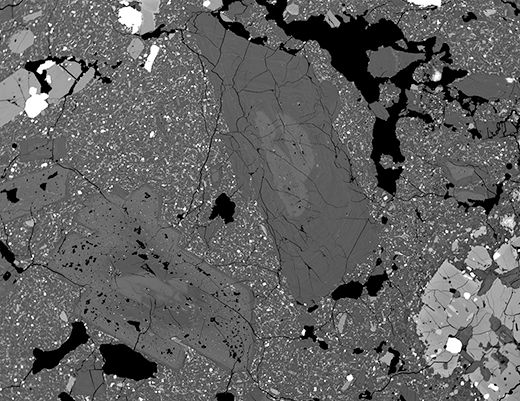
#> input picture ImageProcessing/data/1947-1_plg6.small.png, 520 x 401 px, found by its file name
$ python canny_tutorial.py   (older library calls are emulated)
#> lines starting #> are read from the running program, lines starting #| are printed output that depends on the picture; after the words box and inside, x2 and y2 are one past the last pixel; in counts of white or black regions, pixels touching at a corner belong together
import cv2
import numpy as np
from matplotlib import pyplot as plt
import copy
from skimage import io, img_as_ubyte

def thresholding(image, lower_val, upper_val):
    '''
    Do thresholding to extract pixels within range.
    Do image enhancement with closing, dilation and erosion

    TODO: add closing, dilation and erosion kernel size and iterations num

    :param image: grayscale 3-channel image
    :param lower_val: lower threshold value
    :param upper_val: upper threshold value
    :return: binary image (single channel)
    '''
    img_copy = copy.copy(image)[:, :, 0]
    #img_copy = copy.copy(image)
    lower_mask = img_copy < lower_val
    img_copy[lower_mask] = 0

    upper_mask = img_copy > upper_val
    img_copy[upper_mask] = 0

    # change to single channel
    unit8_img = img_as_ubyte(img_copy)

    ret, thresh = cv2.threshold(unit8_img, 0, 255, cv2.THRESH_BINARY + cv2.THRESH_OTSU)

    # remove the inner holes
    closing = cv2.morphologyEx(thresh, cv2.MORPH_CLOSE,
                               kernel=np.ones((2, 2), np.uint8))

    dilation = cv2.dilate(thresh, kernel=np.ones((2, 2), np.uint8), iterations=1)


    erosion = cv2.erode(dilation, kernel=np.ones((2, 2), np.uint8), iterations=1)

    return erosion

def disp_side_by_side(image1, image2, label1, label2):
    titles = [label1, label2]
    images = [image1, image2]
    for i in range(2):
        plt.subplot(1, 2, i+1), plt.imshow(images[i], cmap = 'gray')
        plt.title(titles[i])
        plt.xticks([ ]), plt.yticks([])
    plt.show()
def connectedComponent(binary_image, connectivity):
    #img_grey = cv2.cvtColor(binary_image, cv2.COLOR_BGR2GRAY)

    #ret, thresh = cv2.threshold(img_grey, 0, 255, cv2.THRESH_BINARY+cv2.THRESH_OTSU)
    unit8_img = img_as_ubyte(binary_image)
    ret, thresh = cv2.threshold(unit8_img, 0, 255, cv2.THRESH_BINARY+cv2.THRESH_OTSU)
    # Perform operation
    output = cv2.connectedComponentsWithStats(thresh, connectivity, cv2.CV_32S)
    # Get the results
    num_labels = output[0]

    labels = output[1]
    # stat matrix
    stats = output[2]
    # centroid matrix
    centroids = output[3]

    fg_area=stats[1:,4]
    max_fg_area_index=np.argmax(fg_area)
    max_area_coordinate=stats[max_fg_area_index+1, 0:4]
    max_fg_area = stats[max_fg_area_index+1, 4]
    max_area_centroid = centroids[max_fg_area_index+1]

    max_area_img = np.zeros(unit8_img.shape)
    max_area_img[labels==(max_fg_area_index+1)] = 255

    return np.uint8(max_area_img)

# img = cv2.imread('/home/long/opencv/samples/data/lena.jpg',0)
img = cv2.imread('/home/long/PycharmProjects/EOS/ImageProcessing/data/1947-1_plg6.small.png')
#> img is the input picture: shape (401, 520, 3); mean B, G, R 97.2, 97.2, 97.2
img_1D = img[:, :, 0]
laplacian = cv2.Laplacian(img_1D,cv2.CV_64F)
laplacian_abs = np.absolute(laplacian)
laplacian_8U = np.uint8(laplacian_abs)
plt.imshow(laplacian_8U)
plt.show()
sobelx = cv2.Sobel(img_1D,cv2.CV_64F,1,0,ksize=5)
sobelx_8U = np.uint8(np.absolute(sobelx))
plt.imshow(sobelx_8U)
plt.show()
sobely = cv2.Sobel(img_1D,cv2.CV_64F,0,1,ksize=5)
sobely_8U = np.uint8(np.absolute(sobely))
gradmag = np.uint8(np.sqrt(sobelx_8U*sobelx_8U + sobely_8U*sobely_8U))
plt.subplot(2,2,1),plt.imshow(gradmag,cmap = 'gray')
plt.title('Gradient'), plt.xticks([]), plt.yticks([])
plt.subplot(2,2,2),plt.imshow(laplacian_8U,cmap = 'gray')
plt.title('Laplacian'), plt.xticks([]), plt.yticks([])
plt.subplot(2,2,3),plt.imshow(sobelx_8U,cmap = 'gray')
plt.title('Sobel X'), plt.xticks([]), plt.yticks([])
plt.subplot(2,2,4),plt.imshow(sobely_8U,cmap = 'gray')
plt.title('Sobel Y'), plt.xticks([]), plt.yticks([])
plt.show()

laplacian_1D = np.uint8(laplacian_8U)
ret, laplacian_thresh = cv2.threshold(laplacian_1D, 0, 255, cv2.THRESH_BINARY_INV + cv2.THRESH_OTSU)
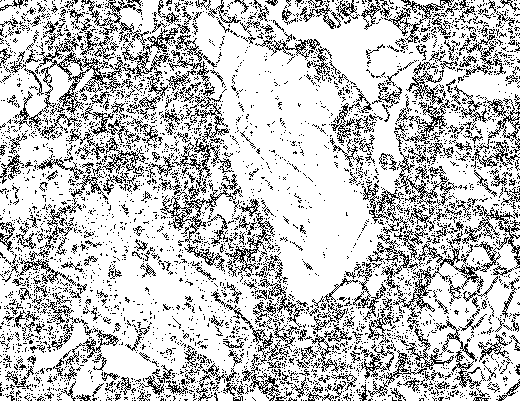
#> laplacian_thresh: shape (401, 520); 77% white; black in thin lines or dots
#> ret = 77
plt.imshow(laplacian_thresh, cmap= 'gray')
plt.show()
#img = cv2.imread('/home/long/apple.jpg')
#img_gray = cv2.cvtColor(img, cv2.COLOR_BGR2GRAY)

kernel = np.ones((3, 3), np.uint8)
#img = cv2.GaussianBlur(img, (5,5), 0)
thresh = thresholding(img,70,110)
#> in thresholding, `lower_mask = img_copy < lower_val`: lower_mask: shape (401, 520) bool; 15.2% white; 4129 white regions (4004 under 20 px), largest, box (x1, y1, x2, y2) and area: (255, 0, 489, 204) 9696, (93, 300, 157, 397) 1643, (23, 321, 91, 381) 1086
#> in thresholding, `img_copy[lower_mask] = 0`: img_copy: shape (401, 520); min 0, max 255, mean 93.3
#> in thresholding, `upper_mask = img_copy > upper_val`: upper_mask: shape (401, 520) bool; 26.7% white; 4569 white regions (4148 under 20 px), largest, box (x1, y1, x2, y2) and area: (408, 258, 520, 401) 8612, (0, 53, 82, 133) 3245, (107, 0, 169, 89) 2227
#> in thresholding, `ret, thresh = cv2.threshold(unit8_img, 0, 255, cv2.THRESH_BINARY + cv2..`:
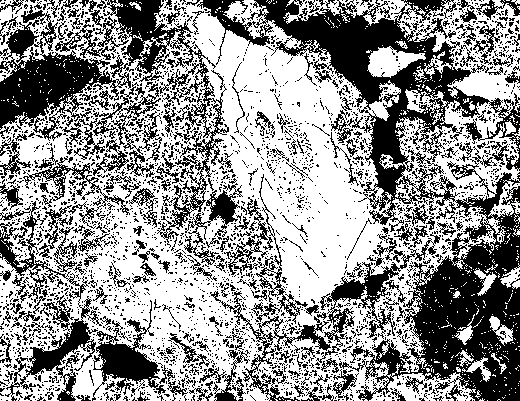
#> thresh: shape (401, 520); 58.1% white; 2817 black regions (2565 under 20 px), largest, box (x1, y1, x2, y2) and area: (197, 0, 520, 401) 33137, (0, 0, 229, 248) 13089, (0, 201, 102, 401) 3806
#> in thresholding, `ret, thresh = cv2.threshold(unit8_img, 0, 255, cv2.THRESH_BINARY + cv2..`: ret = 0
#> in thresholding, `closing = cv2.morphologyEx(thresh, cv2.MORPH_CLOSE, kernel=np.ones((2,..`: closing: shape (401, 520); 69.9% white; 2237 black regions (1912 under 20 px), largest, box (x1, y1, x2, y2) and area: (406, 215, 520, 401) 11008, (255, 0, 490, 203) 10670, (0, 54, 113, 129) 4444
#> in thresholding, `dilation = cv2.dilate(thresh, kernel=np.ones((2, 2), np.uint8), iterat..`:
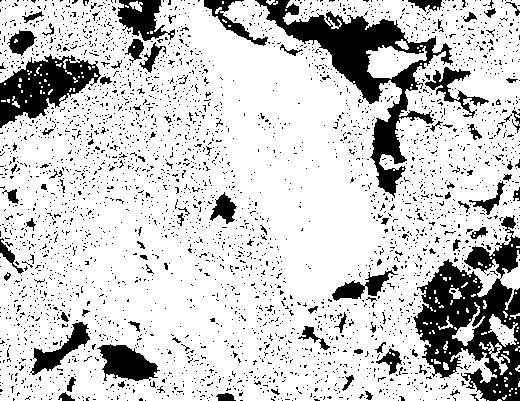
#> dilation: shape (401, 520); 80.2% white; 3228 black regions (3136 under 20 px), largest, box (x1, y1, x2, y2) and area: (413, 215, 520, 401) 9108, (255, 0, 453, 198) 8041, (0, 54, 101, 128) 3688
disp_side_by_side(laplacian_thresh, thresh,"laplacian_thresh", "thresh")
edges = cv2.Canny(laplacian_1D,50,200)
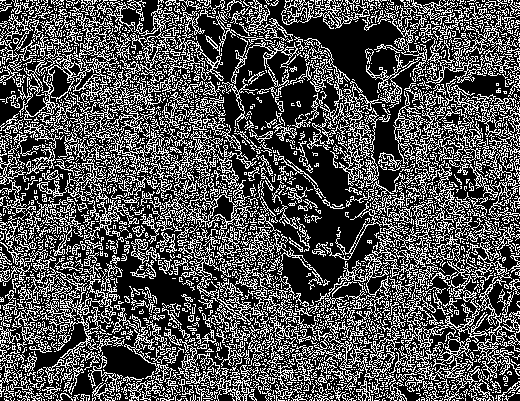
#> edges: shape (401, 520); 32% white in thin lines or dots
connected = connectedComponent(laplacian_1D, 8)
#> in connectedComponent, `ret, thresh = cv2.threshold(unit8_img, 0, 255, cv2.THRESH_BINARY+cv2.T..`: thresh: shape (401, 520); 23% white in thin lines or dots
#> in connectedComponent, `ret, thresh = cv2.threshold(unit8_img, 0, 255, cv2.THRESH_BINARY+cv2.T..`: ret = 77
#> in connectedComponent, `num_labels = output[0]`: num_labels = 4338
#> in connectedComponent, `labels = output[1]`:
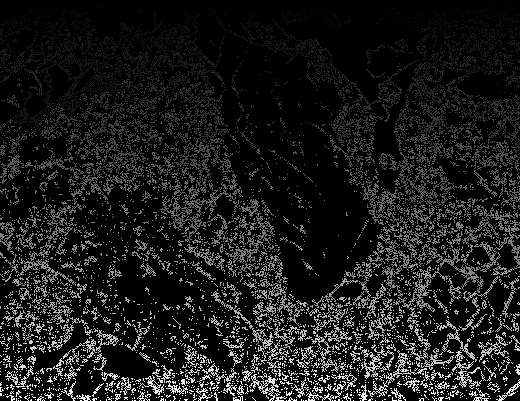
#> labels: shape (401, 520) int32; min 0, max 4337, mean 446.8; drawn with min black and max white
#> in connectedComponent, `centroids = output[3]`: centroids = 4338 pairs, first value 0 to 519, second value 0 to 400
#> in connectedComponent, `fg_area=stats[1:,4]`: fg_area = 4337 values, max 1539 at index 403, min 1 at index 1, mean 11.08
#> in connectedComponent, `max_fg_area_index=np.argmax(fg_area)`: max_fg_area_index = 403
#> in connectedComponent, `max_area_coordinate=stats[max_fg_area_index+1, 0:4]`: max_area_coordinate = [14, 36, 109, 97]
#> in connectedComponent, `max_fg_area = stats[max_fg_area_index+1, 4]`: max_fg_area = 1539
#> in connectedComponent, `max_area_centroid = centroids[max_fg_area_index+1]`: max_area_centroid = [70.23, 80.44]
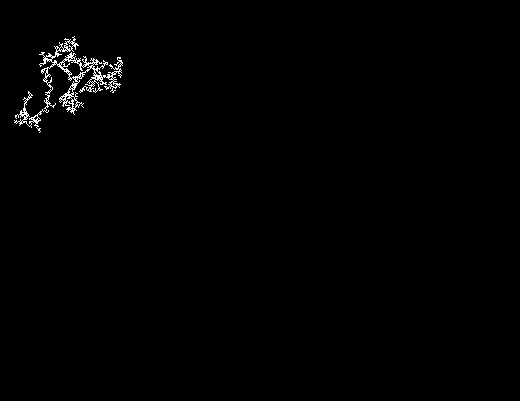
#> connected: shape (401, 520); 0.74% white in thin lines or dots, all inside (x1, y1, x2, y2) = (14, 36, 123, 133)
disp_side_by_side(laplacian_thresh, connected, "laplacian thresh", "connected")
# contours = np.zeros(img.shape)
im2, contours, hierarchy = cv2.findContours(edges,cv2.RETR_EXTERNAL,cv2.CHAIN_APPROX_SIMPLE )
#> contours = 2630 contours, 2383 with area under 20; largest, box (x1, y1, x2, y2) and area: (24, 43, 154, 130) 1295, (31, 252, 123, 395) 1242, (405, 271, 520, 352) 978, (156, 178, 257, 239) 829, (177, 10, 301, 87) 792
cv2.drawContours(img, contours, -1, (0,0,255), thickness=cv2.FILLED)
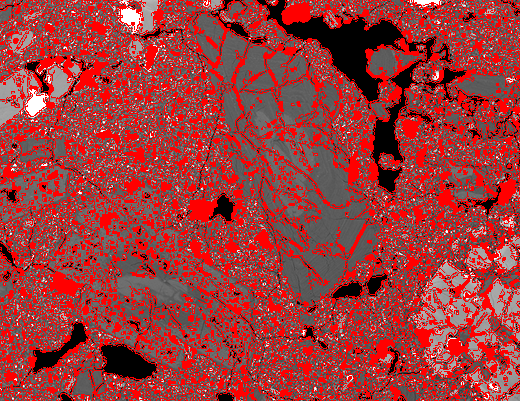
#> img: shape (401, 520, 3); mean B, G, R 59.1, 59.1, 155.5
plt.subplot(121),plt.imshow(edges,cmap = 'gray')
plt.title('Canny'), plt.xticks([]), plt.yticks([])
plt.subplot(122),plt.imshow(img)
plt.title('Filled'), plt.xticks([]), plt.yticks([])

plt.show()
#> figure, not shown here; B, G, R data is drawn as R, G, B
